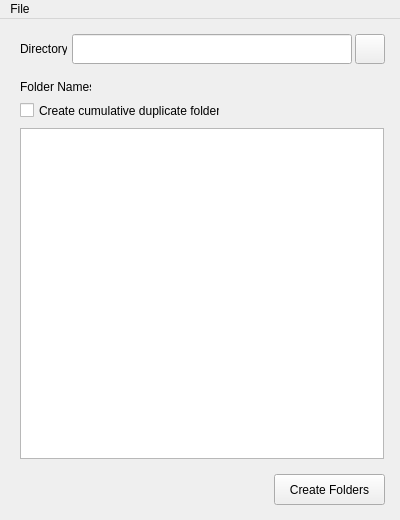
<?xml version="1.0" encoding="UTF-8"?>
<ui version="4.0">
 <class>MainWindow</class>
 <widget class="QMainWindow" name="MainWindow">
  <property name="geometry">
   <rect>
    <x>0</x>
    <y>0</y>
    <width>400</width>
    <height>520</height>
   </rect>
  </property>
  <property name="sizePolicy">
   <sizepolicy hsizetype="Fixed" vsizetype="Fixed">
    <horstretch>0</horstretch>
    <verstretch>0</verstretch>
   </sizepolicy>
  </property>
  <property name="minimumSize">
   <size>
    <width>400</width>
    <height>520</height>
   </size>
  </property>
  <property name="maximumSize">
   <size>
    <width>400</width>
    <height>520</height>
   </size>
  </property>
  <property name="windowTitle">
   <string>FolderMaster</string>
  </property>
  <property name="windowIcon">
   <iconset>
    <normaloff>images/app_logo.png</normaloff>images/app_logo.png</iconset>
  </property>
  <widget class="QWidget" name="centralwidget">
   <widget class="QPushButton" name="sourceButton">
    <property name="geometry">
     <rect>
      <x>355</x>
      <y>15</y>
      <width>30</width>
      <height>30</height>
     </rect>
    </property>
    <property name="text">
     <string/>
    </property>
    <property name="icon">
     <iconset>
      <normaloff>images/folder.png</normaloff>images/folder.png</iconset>
    </property>
   </widget>
   <widget class="QLineEdit" name="directoryTextbox">
    <property name="geometry">
     <rect>
      <x>72</x>
      <y>15</y>
      <width>280</width>
      <height>30</height>
     </rect>
    </property>
   </widget>
   <widget class="QPlainTextEdit" name="folderNames">
    <property name="geometry">
     <rect>
      <x>20</x>
      <y>109</y>
      <width>364</width>
      <height>331</height>
     </rect>
    </property>
   </widget>
   <widget class="QPushButton" name="createButton">
    <property name="geometry">
     <rect>
      <x>274</x>
      <y>455</y>
      <width>111</width>
      <height>31</height>
     </rect>
    </property>
    <property name="text">
     <string>Create Folders</string>
    </property>
   </widget>
   <widget class="QLabel" name="directoryLabel">
    <property name="geometry">
     <rect>
      <x>20</x>
      <y>23</y>
      <width>47</width>
      <height>13</height>
     </rect>
    </property>
    <property name="text">
     <string>Directory:</string>
    </property>
   </widget>
   <widget class="QLabel" name="folderNamesLabel">
    <property name="geometry">
     <rect>
      <x>20</x>
      <y>60</y>
      <width>71</width>
      <height>16</height>
     </rect>
    </property>
    <property name="text">
     <string>Folder Names:</string>
    </property>
   </widget>
   <widget class="QCheckBox" name="duplicateFoldersCheckbox">
    <property name="geometry">
     <rect>
      <x>20</x>
      <y>83</y>
      <width>200</width>
      <height>17</height>
     </rect>
    </property>
    <property name="text">
     <string>Create cumulative duplicate folders</string>
    </property>
   </widget>
  </widget>
  <widget class="QMenuBar" name="menubar">
   <property name="geometry">
    <rect>
     <x>0</x>
     <y>0</y>
     <width>400</width>
     <height>21</height>
    </rect>
   </property>
   <widget class="QMenu" name="menuFile">
    <property name="title">
     <string>File</string>
    </property>
    <addaction name="actionOpenNameListFile"/>
    <addaction name="actionSaveNameListFile"/>
   </widget>
   <addaction name="menuFile"/>
  </widget>
  <action name="actionOpenNameListFile">
   <property name="text">
    <string>Open name list file</string>
   </property>
   <property name="shortcut">
    <string>Ctrl+O</string>
   </property>
  </action>
  <action name="actionSaveNameListFile">
   <property name="text">
    <string>Save name list file</string>
   </property>
   <property name="shortcut">
    <string>Ctrl+S</string>
   </property>
  </action>
 </widget>
 <resources/>
 <connections/>
</ui>
